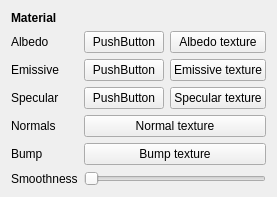
<?xml version="1.0" encoding="UTF-8"?>
<ui version="4.0">
 <class>MaterialWidget</class>
 <widget class="QWidget" name="MaterialWidget">
  <property name="geometry">
   <rect>
    <x>0</x>
    <y>0</y>
    <width>251</width>
    <height>194</height>
   </rect>
  </property>
  <property name="windowTitle">
   <string>Form</string>
  </property>
  <layout class="QGridLayout" name="gridLayout">
   <item row="7" column="1" colspan="2">
    <widget class="QSlider" name="sliderSmoothness">
     <property name="sizePolicy">
      <sizepolicy hsizetype="Expanding" vsizetype="Fixed">
       <horstretch>0</horstretch>
       <verstretch>0</verstretch>
      </sizepolicy>
     </property>
     <property name="maximum">
      <number>255</number>
     </property>
     <property name="orientation">
      <enum>Qt::Horizontal</enum>
     </property>
    </widget>
   </item>
   <item row="3" column="2">
    <widget class="QPushButton" name="buttonEmissiveTexture">
     <property name="sizePolicy">
      <sizepolicy hsizetype="Expanding" vsizetype="Fixed">
       <horstretch>0</horstretch>
       <verstretch>0</verstretch>
      </sizepolicy>
     </property>
     <property name="text">
      <string>Emissive texture</string>
     </property>
    </widget>
   </item>
   <item row="6" column="0">
    <widget class="QLabel" name="label_6">
     <property name="text">
      <string>Bump</string>
     </property>
    </widget>
   </item>
   <item row="1" column="1">
    <widget class="QPushButton" name="buttonAlbedo">
     <property name="sizePolicy">
      <sizepolicy hsizetype="Preferred" vsizetype="Fixed">
       <horstretch>0</horstretch>
       <verstretch>0</verstretch>
      </sizepolicy>
     </property>
     <property name="text">
      <string>PushButton</string>
     </property>
    </widget>
   </item>
   <item row="4" column="1">
    <widget class="QPushButton" name="buttonSpecular">
     <property name="sizePolicy">
      <sizepolicy hsizetype="Preferred" vsizetype="Fixed">
       <horstretch>0</horstretch>
       <verstretch>0</verstretch>
      </sizepolicy>
     </property>
     <property name="text">
      <string>PushButton</string>
     </property>
    </widget>
   </item>
   <item row="3" column="1">
    <widget class="QPushButton" name="buttonEmissive">
     <property name="sizePolicy">
      <sizepolicy hsizetype="Preferred" vsizetype="Fixed">
       <horstretch>0</horstretch>
       <verstretch>0</verstretch>
      </sizepolicy>
     </property>
     <property name="text">
      <string>PushButton</string>
     </property>
    </widget>
   </item>
   <item row="4" column="0">
    <widget class="QLabel" name="label_7">
     <property name="text">
      <string>Specular</string>
     </property>
    </widget>
   </item>
   <item row="1" column="0">
    <widget class="QLabel" name="label_2">
     <property name="text">
      <string>Albedo</string>
     </property>
    </widget>
   </item>
   <item row="5" column="0">
    <widget class="QLabel" name="label_5">
     <property name="text">
      <string>Normals</string>
     </property>
    </widget>
   </item>
   <item row="4" column="2">
    <widget class="QPushButton" name="buttonSpecularTexture">
     <property name="sizePolicy">
      <sizepolicy hsizetype="Expanding" vsizetype="Fixed">
       <horstretch>0</horstretch>
       <verstretch>0</verstretch>
      </sizepolicy>
     </property>
     <property name="text">
      <string>Specular texture</string>
     </property>
    </widget>
   </item>
   <item row="3" column="0">
    <widget class="QLabel" name="label_4">
     <property name="text">
      <string>Emissive</string>
     </property>
    </widget>
   </item>
   <item row="0" column="0">
    <widget class="QLabel" name="label">
     <property name="font">
      <font>
       <weight>75</weight>
       <bold>true</bold>
      </font>
     </property>
     <property name="text">
      <string>Material</string>
     </property>
    </widget>
   </item>
   <item row="7" column="0">
    <widget class="QLabel" name="label_3">
     <property name="text">
      <string>Smoothness</string>
     </property>
    </widget>
   </item>
   <item row="1" column="2">
    <widget class="QPushButton" name="buttonAlbedoTexture">
     <property name="sizePolicy">
      <sizepolicy hsizetype="Expanding" vsizetype="Fixed">
       <horstretch>0</horstretch>
       <verstretch>0</verstretch>
      </sizepolicy>
     </property>
     <property name="text">
      <string>Albedo texture</string>
     </property>
    </widget>
   </item>
   <item row="5" column="1" colspan="2">
    <widget class="QPushButton" name="buttonNormalTexture">
     <property name="sizePolicy">
      <sizepolicy hsizetype="Expanding" vsizetype="Fixed">
       <horstretch>0</horstretch>
       <verstretch>0</verstretch>
      </sizepolicy>
     </property>
     <property name="text">
      <string>Normal texture</string>
     </property>
    </widget>
   </item>
   <item row="6" column="1" colspan="2">
    <widget class="QPushButton" name="buttonBumpTexture">
     <property name="sizePolicy">
      <sizepolicy hsizetype="Expanding" vsizetype="Fixed">
       <horstretch>0</horstretch>
       <verstretch>0</verstretch>
      </sizepolicy>
     </property>
     <property name="text">
      <string>Bump texture</string>
     </property>
    </widget>
   </item>
  </layout>
 </widget>
 <resources/>
 <connections/>
</ui>
